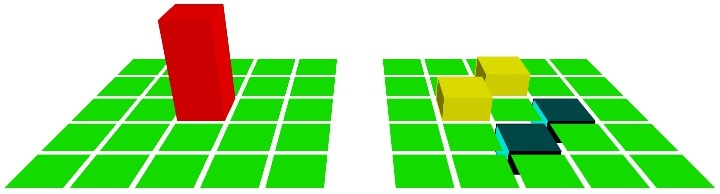

Source code (Python):
# -*- coding: utf-8 -*-
ifmain = __name__ == '__main__'

size = 5

image = [[0 for j in range(size)] for i in range(size)] 
image[size/2][size/2] = 1
from copy import deepcopy
image2 = deepcopy(image)
def laplacien():
    for i in xrange(1, size-1):
        for j in xrange(1, size-1):
            image2[i][j] = (image[i+1][j] - image[i-1][j] +
                            image[i][j+1] - image[i][j-1])*0.25
            

# speed of laplacien, measured throught %timeit, on epsilon:
# size = 5,     18.3us
# size = 10,    117us
# size = 50,    3.97ms
# size = 100,   16.6ms
# size = 500,   440ms
# size = 1000,  1.76s
from numpy import r_
sizes = r_[5, 10, 50, 100, 500, 1000]
time_python = r_[18e-6, 120e-6, 4e-3, 17e-3, 0.44, 1.8]
labels_python = [u'18µs', u'120µs', '4.0ms', '17ms', '440ms', '1.8s']

if ifmain:
    laplacien()
from numpy import array
from pylab import pcolor, show, cm, xticks, yticks, figure, savefig, \
                            subplot, clf
image = array(image)

if ifmain:
    figure(2, figsize=(4.5, 2))
    clf()
    subplot(1, 2, 1)
    pcolor(image, cmap=cm.jet, vmin=-1, vmax=1, shading='faceted')
    xticks(())
    yticks(())

    image2 = array(image2)
    subplot(1, 2, 2)
    pcolor(image2, cmap=cm.jet, vmin=-1, vmax=1, shading='faceted')
    xticks(())
    yticks(())
    savefig('laplacien.eps')
    show()

    from enthought.mayavi import mlab 
    mlab.figure(1, size=(720, 300))
    mlab.clf()
    import numpy as np
    x_, y_ = np.indices(image.shape)
    mlab.barchart(x_, y_ - 3, 2*image, vmin=-1, vmax=1)
    mlab.barchart(x_, y_ + 3, 2*image2, vmin=-1, vmax=1)
    mlab.view(0, 63, 8.5, (3, 2, 1))
    mlab.savefig('laplacien.jpg')
    import os
    os.system('mogrify -trim laplacien.jpg')



from numpy import zeros
image  = zeros((size, size))
image[size/2, size/2] = 1

def laplacien_numpy():
    image[1:-1, 1:-1] = (image[:-2, 1:-1] - image[2:, 1:-1] +
                         image[1:-1, :-2] - image[1:-1, 2:])*0.25

# speed of laplacien_numpy, measured throught %timeit, on epsilon:
# size = 5,     38us
# size = 10,    92us
# size = 50,    117us 
# size = 100,   308us
# size = 500,   14.2ms
# size = 1000,  57ms

time_numpy = r_[38e-6, 92e-6, 120e-6, 310e-6, 14e-3, 67e-3]
labels_numpy = [u'38µs', u'92µs', u'120µs', u'310µs', '14ms', '57ms']

if ifmain:
    from pylab import figure, loglog, gca, xlim, ylim, show, ylabel, \
            xlabel, xticks, yticks, text, NullLocator, legend, axes, clf
    figure(1, figsize=(4.5, 2))
    clf()
    ax = axes((0.05, 0.1, 0.8, 0.8))
    loglog(sizes, time_python, '-D', markersize=10, label=u'Python pur')
    loglog(sizes, time_numpy, '-o', markersize=10, label='Numpy')
    ax = gca()

    xlim(1.5, 1000)
    ylim(5e-6, 10)
    xticks(sizes[:-1], ['%i' % n for n in sizes[:-1]])
    show()

    def make_mark(n, t_python, t_numpy, label_python, label_numpy):
        if t_python > t_numpy:
            text(0.87*n, 1.1*t_python, label_python, horizontalalignment='right', 
                            size=11, color=(0, 0, 0.5))
        else:
            text(0.83*n, 0.4*t_python, label_python, horizontalalignment='right', 
                            size=11, color=(0, 0, 0.5))
        if t_python < t_numpy:
            text(0.83*n, 1.1*t_numpy, label_numpy, horizontalalignment='right',
                            size=11, color=(0, 0.25, 0))
        else:
            text(1.8*n-2, 0.14*t_numpy-6e-6, label_numpy, 
                            horizontalalignment='right',
                            size=11, color=(0, 0.25, 0))
            
    from matplotlib.text import FontProperties

    for n, t_python, t_numpy, label_python, label_numpy in \
            zip(sizes, time_python, time_numpy, labels_python, labels_numpy)[:-1]:
        make_mark(n, t_python, t_numpy, label_python, label_numpy)

    ax.xaxis.minor.locator = NullLocator()
    yticks((1e-5, 1e-4, 1e-3, 1e-2, 1e-1, 1), 
            (u'10µs', u'100µs', u'1ms', u'10ms', u'100ms', u'1s'))
    ax.yaxis.tick_right()
    ax.yaxis.grid(alpha=0.4)

    for t in ax.xaxis.majorTicks:
        t.tick2line.set_visible(False)

    legend(loc='upper left', numpoints=1, prop=FontProperties(size=12))
    text(2, 1e-6, 'n')

    ylabel(u"Temps d'éxécution")

    savefig('timings.eps')
